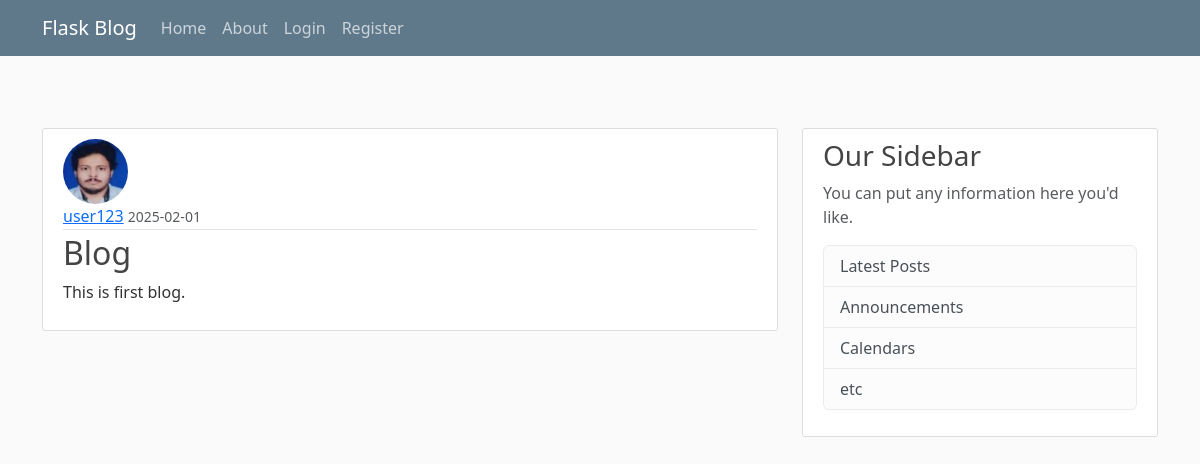
/post/1, run on the app's committed database.
### models.py (models this page shows, shortened)
class User(db.Model, UserMixin):
  id = db.Column(db.Integer, primary_key = True)
  username = db.Column(db.String(20), unique = True, nullable = False)
  email = db.Column(db.String(120), unique = True, nullable = False)
  image_file = db.Column(db.String(20), unique = False, default = 'default.jpg')
  password = db.Column(db.String(60), nullable = False)
  posts = db.relationship('Post', backref='author', lazy = True)

class Post(db.Model):
  id = db.Column(db.Integer, primary_key = True)
  title = db.Column(db.String(100), nullable = False)
  date_posted = db.Column(db.DateTime, nullable = False, default = datetime.now(timezone.utc))
  content = db.Column(db.Text, nullable = False)
  user_id = db.Column(db.Integer, db.ForeignKey('user.id'), nullable = False)

### app.py (the view)
@app.route("/post/<int:post_id>", methods = ["GET", "POST"])
def post(post_id):
  post = Post.query.get_or_404(post_id)
  return render_template("post.html", title=post.title, post = post)

### templates/post.html (shortened to what this page needs)
{% extends "layout.html" %}
{% block content %}
  <article class="media content-section">
    <img class="rounded-circle article-img" src="{{url_for('static',filename='images/' + post.author.image_file)}}">
    <div class="media-body">
      <div class="article-metadata">
        <a class="mr-2" href="#">{{ post.author.username }}</a>
        <small class="text-muted">{{ post.date_posted.strftime("%Y-%m-%d") }}</small>
      </div>
      <h2 class="article-title">{{ post.title }}</h2>
      <p class="article-content">{{ post.content }}</p>
    </div>
  </article>
{% endblock content%}

### static/main.css (style rules this page uses)
body { background: #fafafa; color: #333333; margin-top: 8rem; }
h1, h2, h3, h4, h5, h6 { color: #444444; }
.content-section { background: #ffffff; padding: 10px 20px; border: 1px solid #dddddd; border-radius: 3px; margin-bottom: 20px; }
.article-title { color: #444444; }
.article-content { white-space: pre-line; }
.article-img { height: 65px; width: 65px; margin-right: 16px; }
.article-metadata { padding-bottom: 1px; margin-bottom: 4px; border-bottom: 1px solid #e3e3e3 }

### data on the page
User: image_file (picture), author.username "user123"
Post: date_posted "2025-02-01", title "Blog", content "This is first blog."
